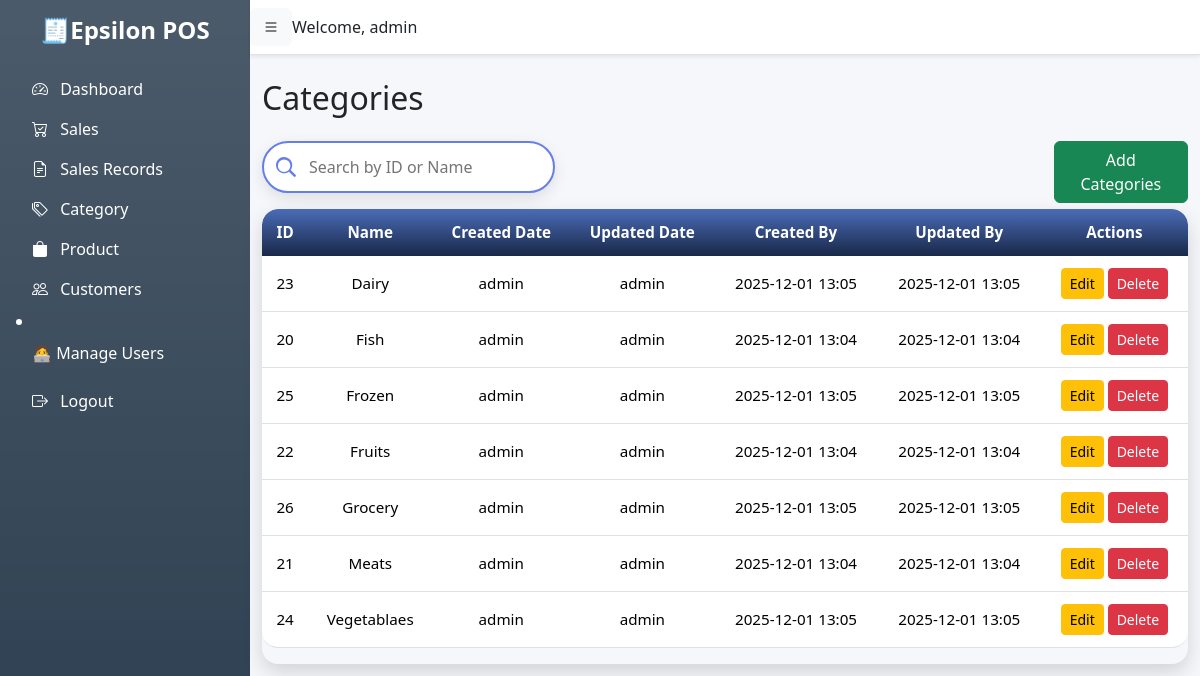
/categories/ (signed in), run on an earlier commit of the app's database.
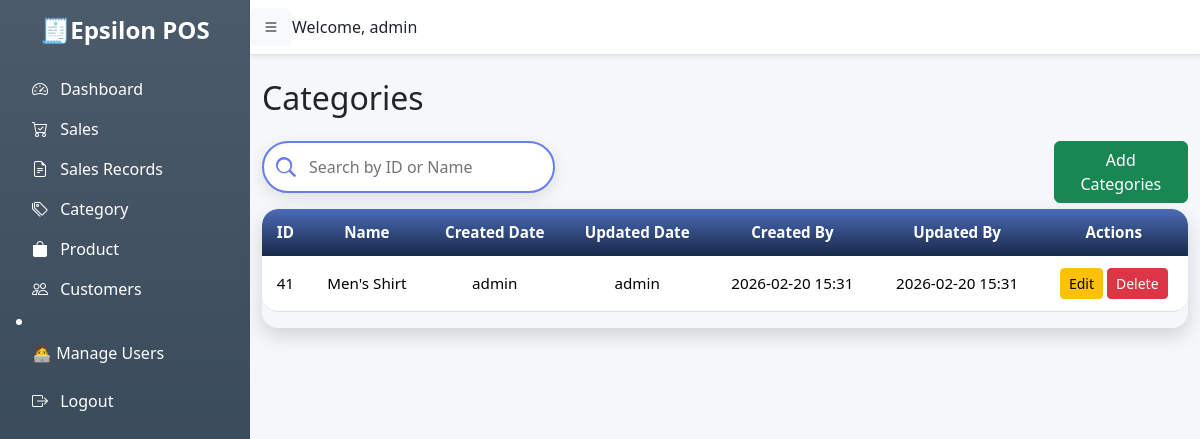
And on a later commit of the database.
### pos/models.py (models this page shows, shortened)
class Category(models.Model):
    name = models.CharField(max_length=100, unique=True)
    created_date = models.DateTimeField(auto_now_add=True)
    updated_date = models.DateTimeField(auto_now=True)
    created_by = models.ForeignKey(
        User,
        on_delete=models.SET_NULL,
        null=True,
        related_name='category_created_by'
    )
    updated_by = models.ForeignKey(
        User,
        on_delete=models.SET_NULL,
        null=True,
        related_name='category_updated_by'
    )
    class Meta:
        verbose_name_plural = "Categories"
        ordering = ['name']

### pos/views.py (the view)
# urls.py: path('categories/', views.category_list, name='category_list'),
@login_required
def category_list(request):
    search_query = request.GET.get('search', '')
    if search_query:
        categories = Category.objects.filter(name__icontains=search_query)
    else:
        categories = Category.objects.all()
    return render(request, 'pos/category_list.html', {'categories': categories, 'search_query': search_query})

### pos/templates/pos/category_list.html (shortened to what this page needs)
{% extends 'pos/base.html' %}
{% load static %}
{% block content %}
<h2 class="mb-4">Categories</h2>
<div class="row">
    <div class="col-lg-4">
        <div class="mb-3">
    <input type="text" id="categorySearch" class="lu-search" placeholder="Search by ID or Name">
</div>
    </div>
    <div class="col-lg-4"></div>
    <div class="col-lg-2"></div>
    <div class="col-lg-2">
        <a href="{% url 'category_create' %}" class="btn btn-success">
               Add Categories
           </a>
    </div>
</div>
<div class="lu-table-wrapper">
    <table class="table lu-table" id="categoryTable">
        <thead>
            <tr>
                <th>ID</th>
                <th>Name</th>
                <th>Created Date</th>
                <th>Updated Date</th>
                <th>Created By</th>
                <th>Updated By</th>
                 <th>Actions</th>
            </tr>
        </thead>
    <tbody>
        {% for category in categories %}
        <tr>
            <td>{{ category.id }}</td>
            <td>{{ category.name }}</td>
            <td>{{ category.created_by }}</td>
            <td>{{ category.updated_by }}</td>
            <td>{{ category.created_date|date:"Y-m-d H:i" }}</td>
            <td>{{ category.updated_date|date:"Y-m-d H:i" }}</td>
            <td>
                <a href="{% url 'category_update' category.id %}" class="btn btn-warning btn-sm">Edit</a>
                <a href="{% url 'category_delete' category.id %}" class="btn btn-danger btn-sm"
                   onclick="return confirm('Are you sure you want to delete this category?');">Delete</a>
            </td>
        </tr>
        {% empty %}
        <tr><td colspan="7" class="text-center">No categories found.</td></tr>
        {% endfor %}
    </tbody>
    </table>
</div>
{% endblock %}

### pos/templates/pos/base.html (shortened to what this page needs)
{% load static %}
<!DOCTYPE html>
<html lang="en">
<head>
    <link href="https://cdn.jsdelivr.net/npm/bootstrap@5.3.2/dist/css/bootstrap.min.css" rel="stylesheet">
    <link href="https://cdn.jsdelivr.net/npm/bootstrap-icons@1.10.5/font/bootstrap-icons.css" rel="stylesheet">
    <link rel="stylesheet" href="{% static 'css/style.css' %}">
</head>
<body>
<div class="d-flex" id="wrapper">
    <div class="bg-gradient sidebar text-white p-3" id="sidebar-wrapper">
        <div class="sidebar-heading text-center mb-4">
            <h4 class="fw-bold">🧾Epsilon POS</h4>
        </div>
        <div class="list-group list-group-flush">
            <a href="{% url 'index' %}" class="list-group-item list-group-item-action bg-transparent text-white">
                <i class="bi bi-speedometer2 me-2"></i> Dashboard
            </a>
               <a href="{% url 'sales' %}" class="list-group-item list-group-item-action bg-transparent text-white">
                <i class="bi bi-cart-check me-2"></i> Sales
             </a>
            <a href="{% url 'sales_record_list' %}" class="list-group-item list-group-item-action bg-transparent text-white">
                <i class="bi bi-file-earmark-text me-2"></i> Sales Records
             </a>
            <a href="{% url 'category_list' %}" class="list-group-item list-group-item-action bg-transparent text-white">
                <i class="bi bi-tags me-2"></i> Category
            </a>
            <a href="{% url 'product_list' %}" class="list-group-item list-group-item-action bg-transparent text-white">
                <i class="bi bi-bag-fill me-2"></i> Product
            </a>
            <a href="{% url 'customer_list' %}" class="list-group-item list-group-item-action bg-transparent text-white">
                <i class="bi bi-people me-2"></i> Customers
            </a>
            {% if user.is_superuser %}
            <li class="nav-item">
                <a class="list-group-item list-group-item-action bg-transparent text-white" href="{% url 'create_user' %}">🧑‍💻 Manage Users
                </a>
            </li>
            {% endif %}
            {% if user.is_authenticated %}
            <form method="post" action="{% url 'logout' %}" style="display:inline;">
                <button type="submit" class="btn btn-link list-group-item list-group-item-action bg-transparent text-white p-0 m-3">
                    <i class="bi bi-box-arrow-right me-2"></i> Logout
                </button>
                </form>
            {% else %}
                  <a href="#" class="list-group-item list-group-item-action bg-transparent text-white">
                <i class="bi bi-box-arrow-in-right me-2"></i> Login
            </a>
            {% endif %}
        </div>
    </div>
    <div id="page-content-wrapper" class="w-100">
        <nav class="navbar navbar-expand-lg navbar-light bg-white shadow-sm border-bottom">
            <button class="btn btn-light" id="menu-toggle"><i class="bi bi-list"></i></button>
            {% if user.is_authenticated %}
            <div class="mr-auto">Welcome, {{ user.username }}</div>
            {% endif %}
        </nav>
        <div class="container-fluid mt-4">
            {% block content %}{% endblock %}
        </div>
    </div>
</div>
</body>
</html>

### pos/static/css/style.css (style rules this page uses)
body { font-family: 'Segoe UI', sans-serif; background: #f5f7fa; }
#wrapper { display: flex; width: 100%; }
#sidebar-wrapper { min-width: 250px; max-width: 250px; min-height: 100vh; background: #2C3E50; color: #fff; }
#sidebar-wrapper .list-group-item { border: none; font-weight: 500; transition: 0.3s; background: transparent; color: #ECF0F1; }
#page-content-wrapper { flex: 1; }
.lu-search { width: 100%; padding: 12px 20px 12px 45px; border-radius: 30px; border: 2px solid #667eea; background: #fff; box-shadow: 0 5px 15px rgba(0,0,0,0.1); font-size: 1rem; transition: all 0.3s ease; outline: none; background-repeat: no-repeat; background-size: 20px; background-position: 12px center; }
.lu-table-wrapper { overflow-x: auto; border-radius: 1rem; box-shadow: 0 8px 20px rgba(0,0,0,0.15); border: none; }
.lu-table { border-collapse: separate; border-spacing: 0; width: 100%; min-width: 700px; font-size: 0.95rem; transition: all 0.3s ease; }
.lu-table thead th { background: linear-gradient(180deg, #4b6cb7, #182848) !important; color: #fff; font-weight: 600; text-align: center; vertical-align: middle; border: none; padding: 12px; transition: all 0.3s ease; }
.lu-table tbody td { background: #fff; padding: 12px; text-align: center; vertical-align: middle; transition: all 0.3s ease; }
.lu-table thead tr:first-child th:first-child { border-top-left-radius: 1rem; }
.lu-table thead tr:first-child th:last-child { border-top-right-radius: 1rem; }
.lu-table tbody tr:last-child td:first-child { border-bottom-left-radius: 1rem; }
.lu-table tbody tr:last-child td:last-child { border-bottom-right-radius: 1rem; }

What changed in the data, as far as the page shows it:
removed Category: id "23", name "Dairy", created_by "admin", updated_by "admin", created_date "2025-12-01 13:05", updated_date "2025-12-01 13:05"
removed Category: id "20", name "Fish", created_by "admin", updated_by "admin", created_date "2025-12-01 13:04", updated_date "2025-12-01 13:04"
removed Category: id "25", name "Frozen", created_by "admin", updated_by "admin", created_date "2025-12-01 13:05", updated_date "2025-12-01 13:05"
removed Category: id "22", name "Fruits", created_by "admin", updated_by "admin", created_date "2025-12-01 13:04", updated_date "2025-12-01 13:04"
removed Category: id "26", name "Grocery", created_by "admin", updated_by "admin", created_date "2025-12-01 13:05", updated_date "2025-12-01 13:05"
removed Category: id "21", name "Meats", created_by "admin", updated_by "admin", created_date "2025-12-01 13:04", updated_date "2025-12-01 13:04"
removed Category: id "24", name "Vegetablaes", created_by "admin", updated_by "admin", created_date "2025-12-01 13:05", updated_date "2025-12-01 13:05"
added Category: id "41", name "Men's Shirt", created_by "admin", updated_by "admin", created_date "2026-02-20 15:31", updated_date "2026-02-20 15:31"
